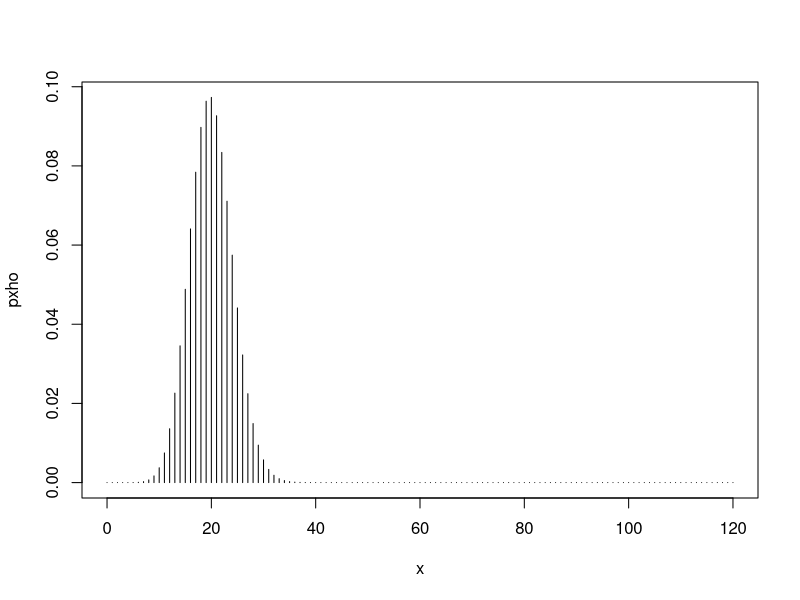
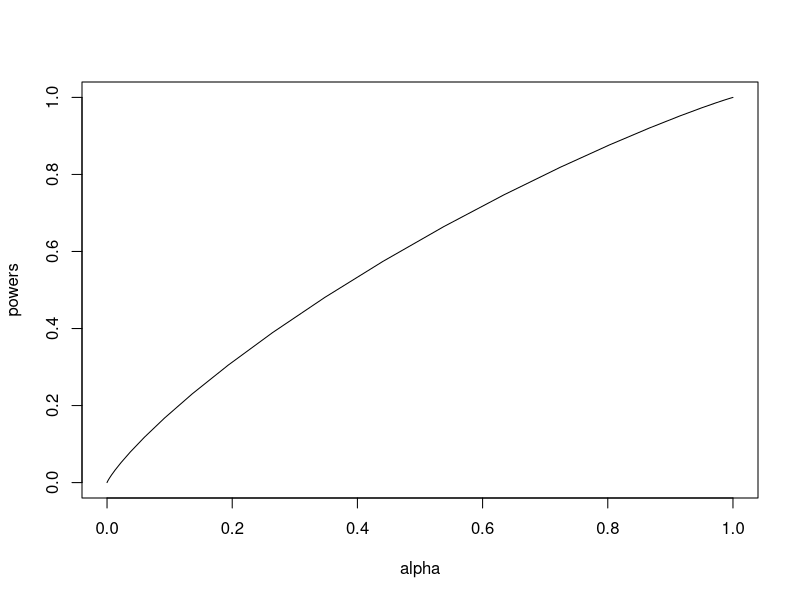
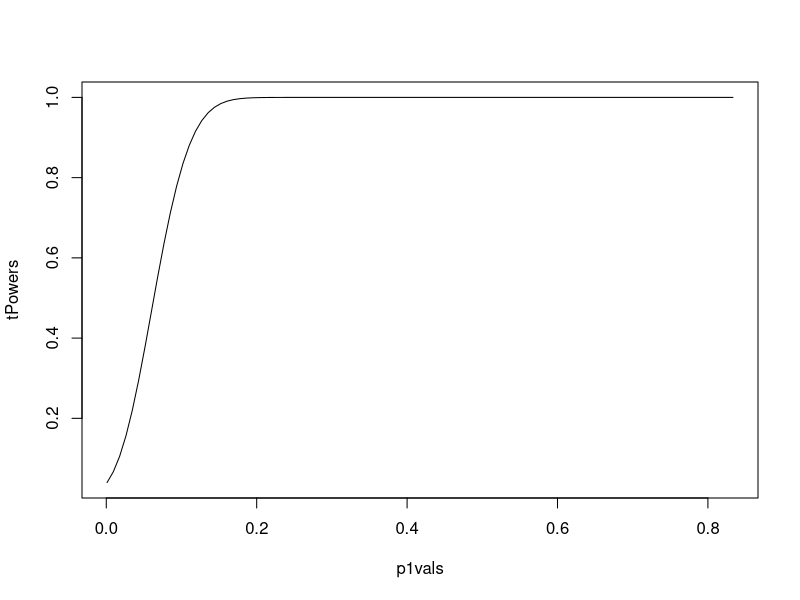
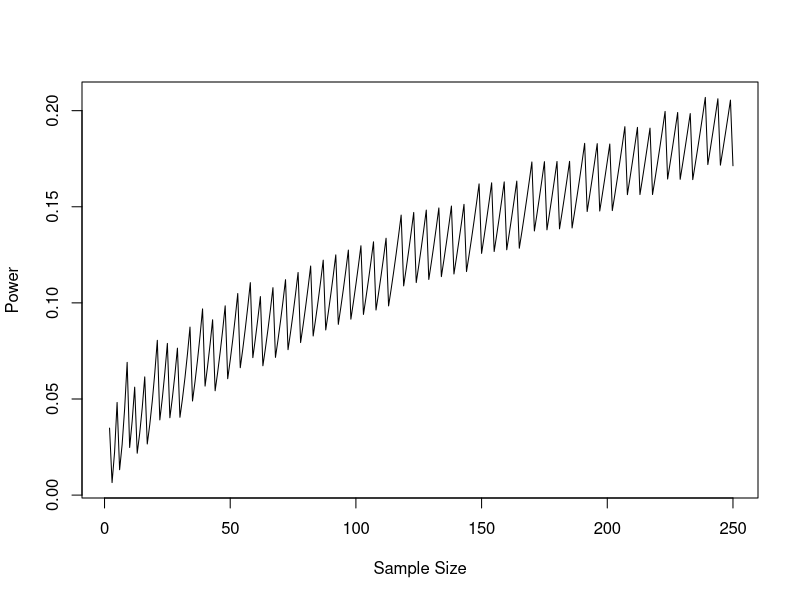

Here is the R script that generated these plots, in order:
#
# PRACTICAL 2-1:  Hypothesis Testing
# ---------------------------------
# 
# Today we look at the properties of a hypothesis test for the fairness of a die. We simulate
# 120 rolls of a die and use our data to compare two competing hypotheses: one in which the die
# is fair, and the other in which the die has a specific bias towards 6. In particular, we will 
# investigate the properties of the significance and the power of a hypothesis test.


# You will need the following skills from previous practicals:
#     *   Basic R skills with arithmetic, functions, etc
#     *   Manipulating and creating vectors: `seq`
#     *   Summarising data: `sum`
#     *   Repeating calculations over a vector using `sapply`
#     *   Plotting a scatterplot with `plot`, and a histogram with `hist`
# New R techniques:
#     *   Logical conditions and logical vectors, the `which` function
#     *   Subsetting elements of a vector using `[]`




# 1. A simple hypothesis test
# ==================================================================================
# 
# We will roll a die 120 times, and denote the number of times a 6 is rolled as X. Let p be 
# the probability of rolling a 6, with each roll of the die independent of the other rolls. 
# We will use X to evaluate two competing hypotheses:
# 
#    Null Hypothesis: H0: p = 1/6
#    Alternative Hypothesis: H1 : p = 1/6 + 0.02$
#   
# That is, under the null hypothesis, the probability of rolling 6 agrees with that from a fair die,
# and the alternative hypothesis corresponds to a die biased towards 6.
# 
# We will define our test in terms of X, the number of 6s rolled, and the goal will be to find a 
# 'good' critical value x* of X, such that, if X >= x*, we reject H0 in favour of H1. We will look
# at what 'good' means in terms of significance level and power of the test and will investigate the
# sort of experiment size required to get a good value of both as well as the behaviour of power as
# the bias changes.



# 2. Significance level
# ==================================================================================
# 
# The *significance level* of a test, alpha,  for a simple null hypothesis is the probability 
# of rejecting H0 when H0 is true. For any chosen x*, the significance level of this test is
# P[X >= x*], given H0.
# 
# Since the distribution for X, the number of 6s rolled, is binomial with probability p, we can
# use the binomial distribution to find P[X >= x] for any given value of x. We can use R's 
# built-in binomial probability function to find the significance level for any particular x*. 


# Exercise:
# ~~~~~~~~~~~~~
#  * First, create a vector of all of the possible numbers of 6's that could be rolled, in this
#    case the integers from 0 to 120. (Hint: use the `seq` function or the `:` operator). 
#    Save this to `X`.
#  * Next, calculate the probability of each outcome x under H0 by evaluating using the binomial
#    probability mass function with n = 120 and p = 1/6 via the following command:
#       pxho <- dbinom(X, size=120, p=1/6)
#  * Use `plot` to draw a plot of X horizontally against the corresponding probability value 
#    vertically. Use the optional argument `type='h'` to draw a vertical line graph.


x <- 0:120

pxho <- dbinom(x, size=120, p=1/6)
plot(x, pxho, type='h')














# ^^^^^^^^^^^^^^^^^^^^^^^^^^^^^^^^^^^^^^^^^^^^^^^^^^^^^^^^^^^^^^^^^^^^^^^^^^^^^^^^^^^^^^^^^^^^^^^
# ^ TECHNIQUE: 
# ^ 
# ^ A logical vector is a vector that only contains the logical values of TRUE and FALSE. In 
# ^ R, true values are designated with TRUE, and false values with FALSE.
# ^
# ^ We will rarely construct these vectors directly, logical vectors are created by using comparison
# ^ operators like < (less than), == (equals to), and != (not equal to) with numerical vectors.
# ^  
# ^    * `==` equal to
# ^    * `!=` not equal to
# ^    * `<` less than
# ^    * `<= less than or equal to
# ^    * `>` greater than 
# ^    * `>=` greater than or equal to
# ^    
# ^  For example
# ^  
# ^  values <- 1:10
# ^  values > 5
# ^  [1] FALSE FALSE FALSE FALSE FALSE  TRUE  TRUE  TRUE  TRUE  TRUE`
# ^  values ==4
# ^  [1] FALSE FALSE FALSE  TRUE FALSE FALSE FALSE FALSE FALSE FALSE`
# ^ 
# ^^^^^^^^^^^^^^^^^^^^^^^^^^^^^^^^^^^^^^^^^^^^^^^^^^^^^^^^^^^^^^^^^^^^^^^^^^^^^^^^^^^^^^^^^^^^^^^

# ^^^^^^^^^^^^^^^^^^^^^^^^^^^^^^^^^^^^^^^^^^^^^^^^^^^^^^^^^^^^^^^^^^^^^^^^^^^^^^^^^^^^^^^^^^^^^^^
# ^ TECHNIQUE: 
# ^ 
# ^  To extract a single value or subset of values from a vector, we use the syntax:
# ^  a[index]
# ^  where a is the vector, and index is a vector of index values.
# ^  
# ^  values <- c(28, 67, 90, 23, 35, 16, 31, 69, 76, 83)
# ^  values[1]
# ^  [1] 28
# ^  
# ^  If we want multiple values from the vector, we can supply a vector of indices:
# ^  
# ^  values[5:8]
# ^  [1] 35 16 31 69
# ^  
# ^  values[c(1,3,9)]
# ^  [1] 28 90 76
# ^  
# ^  We can also combine this idea of indexing with the idea of logical vectors introduced above. 
# ^  For instance, to extract only the values greater than 50:
# ^  
# ^  values[values>50]
# ^  [1] 67 90 69 76 83
# ^  
# ^^^^^^^^^^^^^^^^^^^^^^^^^^^^^^^^^^^^^^^^^^^^^^^^^^^^^^^^^^^^^^^^^^^^^^^^^^^^^^^^^^^^^^^^^^^^^^^

# Suppose we wanted to set the critical value x* for our test to be $X=20$, and we would reject 
# the null hypothesis if we observed more 6s. This corresponds to the expected number of 6s in 
# 120 rolls of the dice, and so we would reject if we observed more 6s than were expected.

#
# Exercise:
# ~~~~~~~~~~~~~
#  * Create a logical vector of `TRUE` and `FALSE` values corresponding to the statement  X >= 20
#  * Hence, use the subsetting technique to select the entries of `pxho` for every X >= 20.
#  * Add all of these selected values together using `sum`

reject <- x[x>=20]

sum(pxho[reject])
















# What we have just calculated is the significance level for a test which rejects H0 for X >= 20. 
# Clearly, the significance value is quite high - and rather higher than the usual 5% or 1% values
# we're used to. However, we can always raise the value of x* which will lower the significance 
# probability.

#
# Exercise:
# ~~~~~~~~~~~~~
#  * Use `sapply` and a custom function which uses the code written above, evaluate the significance
#    level for all 121 values of X in the vector `X`.
#  * Save your results to a vector called `alpha`.


sigcalc <- function(y){
  reject <- x[x>=y]
  sum(pxho[reject])
}
sigcalc(20)

alpha<-sapply(x, sigcalc)












# ^^^^^^^^^^^^^^^^^^^^^^^^^^^^^^^^^^^^^^^^^^^^^^^^^^^^^^^^^^^^^^^^^^^^^^^^^^^^^^^^^^^^^^^^^^^^^^^
# ^ TECHNIQUE: 
# ^ 
# ^ Given a logical vector, we may be interested in finding the indices of the vector which are 
# ^ `TRUE`. To do this we apply the `which` function:
# ^  
# ^ which(values>50)
# ^ [1]  2  3  8  9 10
# ^ 
# ^ which((1:12)%%2 == 0) # which of the integers 1 to 12 are even?
# ^ [1]  2  4  6  8 10 12
# ^  
# ^^^^^^^^^^^^^^^^^^^^^^^^^^^^^^^^^^^^^^^^^^^^^^^^^^^^^^^^^^^^^^^^^^^^^^^^^^^^^^^^^^^^^^^^^^^^^^^

# Perhaps the most popular choice of significance level is 0.05. We can use the `which` function
# to find out which values of alpha are less than or equal to 0.05 by typing
#
# which(alpha <= 0.05)
# 
# This returns the indices of the vector for which this logical condition is `TRUE`. The first value
# returned therefore corresponds to the index of the smallest value of x* and the highest significance
# level which is acceptable.


#
# Exercise:
# ~~~~~~~~~~~~~
#    * Evaluate `which(alpha <=0.05)`
#    * What is the index of the first value which satisfies this condition? 
#    * Extract the corresponding elements of `X` and `alpha` to find the values of x* and alpha 
#      for this approximate 5% test.


satisfies <- which(alpha <= 0.05)

answer <- c(satisfies[1], alpha[satisfies[1]])










# 3. Power
# ==================================================================================
#
# 
# For simple hypotheses, the power of a test is the probability of rejecting H0 when H1 is true. To
# work out the power of a test for a given significance level, we first select x* appropriate to the 
# chosen significance level and then compute P[X >= x* | H1], the probability under H1 that
# we fall in the rejection region for our test and thus reject H0.


#
# Exercise:
# ~~~~~~~~~~~~~
#  * Using the value of p specified in the alternative hypothesis, evaluate the probability of every
#    outcome X under H1 using the binomial probability mass function. 
#  * Use `sapply` to compute a vector of power values in the same way we computed the vector of 
#    significances. Call this vector `powers`.

pxh1 <- dbinom(x, size=120, p=1/6+0.02)

#power = prob(reject H0, when H1 true)
powcalc <- function(y){
  sum(pxh1[x>=y])
}
powcalc(29)

powers <- sapply(x, powcalc)
powers[29]












# If you have done this correctly, you should find that the power for x* = 28 is `0.1177323` which 
# you can verify by returning the value of powers[29].
# 
# So, the price we have paid for having such a low probability of rejecting H0 when it is true 
# (i.e. such a low significance level) is a low probability of rejecting H0 when H1 is true (i.e. 
# a low power). We can see that there is a tradeoff between significance and power by plotting the
# two against each other.

#
# Exercise:
# ~~~~~~~~~~~~~
#  * Use `plot` to plot the significance values (`alpha`) horizontally against the power values
#    (`powers`) vertically. Use `type='l'` to join the values with lines.

plot(alpha, powers, type='l')














# For a given significance level, as we increase the sample size we will also increase the power of the test since extra data will provide more evidence for the test. There are two interesting questions raised by this initial exploration:
# 
#    1. how does the power change as the alternative hypothesis changes, and 
#    2. how large does the sample size have to be to get a large power with a low significance. 
#     


# 3.1 The Power Function
# ----------------------------------------------------------------------------------

# Remembering that the significance level depends only on the null hypothesis, we can always choose 
# x* = 28 to get a significance of less than 0.05. However, as we change the alternative hypothesis,
# the power of this test will change. The more extreme our alternative in comparison to the null 
# hypothesis, the easier it should be to detect a difference between them and decide whether to reject
# or not.
# 
# We can look at what the power will be for all possible alternative hypotheses, by computing the 
# power function. Suppose our alternative hypothesis is now
# 
# H1 : p=1/6 + a,       for a in (0, 5/6].

#
# Exercise:
# ~~~~~~~~~~~~~
#  * Write a function called `powerFun`, with argument `a`, that computes the power of the hypothesis
#    test for our critical value of x*=28, i.e. a significance level of 0.037.


powerFun <- function(a){
  pxh1<-dbinom(x, size=120, prob=1/6+a)
  powers<-sapply(x, function(xstar) {sum(pxh1[x>=xstar])})
  return(powers[29])
  }










#
# Exercise:
# ~~~~~~~~~~~~~
#  * Create a sequence of 100 possible values for p under the alternative hypothesis. 
#    Hint: create a `seq`uence `from` 0, to `to` 5/6, and of `length` 100. Save this vector 
#          as `p1vals`.
#  * Use `sapply` to apply your power function to every value in `p1vals`. Call the result `tPowers`.
#  * Plot `tPowers` against `p1vals` as a line. Interpret the curve you see.


p1vals<-seq(0.001,5/6, length=100)
tPowers<-sapply(p1vals, powerFun)

plot(p1vals, tPowers, type='l')










# 3.2 Variable Sample Size
# ----------------------------------------------------------------------------------

# We have seen how the power of the test changes as the bias in the alternative hypothesis
# changes. The other important question is how big a sample size is required to get a large power
# for the same significance.
# 
# Suppose we use our original hypotheses H0 and H1. We are now going to combine all of the steps
# taken in the previous sections in order to compute the power for different sample sizes.


#
# Exercise:
# ~~~~~~~~~~~~~
#
#  * Write a function that takes `n`, the number of die rolls, as an argument, and that finds 
#    the smallest x* such that the significance level is not greater than 0.05, then uses that x*
#    to compute the power of the test with respect to the null hypothesis H1.
#    Call this function `powerFun2`.
#  * Hint: First, for given n you must calculate x* using the null hypothesis.
#          Then, you must compute the power for this value of x*.

powerFun2<-function(n){
  x<-0:n
  pxh0 <- dbinom(x, size=n, p=1/6)
  pxh1 <- dbinom(x, size=n, p=1/6+0.02)
  alpha<-sapply(x, function(xstar){sum(pxh0[x>=xstar])})
  powers<-sapply(x,function(xstar){sum(pxh1[x>=xstar])})
  cut_x<-which(alpha<=0.05)[1]
  p<-powers[cut_x]
  return(p)
}











#
# Exercise:
# ~~~~~~~~~~~~~
#
#  * For a range of sample sizes n from 1 up to 250, evaluate the power function and save the
#    results as `power_vec`.
#  * Plot the power values `power_vec` against the sample sizes n.


sample_size<-1:250
power_vec<-sapply(sample_size, powerFun2)
plot(sample_size, power_vec,type='l', xlab='Sample Size', ylab='Power')












# 3.3 Further exercises
# ----------------------------------------------------------------------------------
#
# The remaining exercises will require some careful thought and fair bit of R to answer.
# Attempt them if you have time: 

#
# Exercise:
# ~~~~~~~~~~~~~
#
# * By trial and error, find the smallest `n` such that the significance level is not 
#   greater than 0.05 and the power is >= 0.9. Call this value `nstar`. 
#
#   Warning: Don't try values of n bigger than around 5000 as these could take a long time to compute.
































#
# Exercise:
# ~~~~~~~~~~~~~
#
#  * For n = nstar calculate x* using the first few lines of your function.

















#
# Exercise:
# ~~~~~~~~~~~~~
#  * Generate `nstar` rolls from the die biased in the way described under H1. Count the
#    number of 6s in the experiment.














#
# Exercise:
# ~~~~~~~~~~~~~
#  * Based on the results of your simulation, would you reject H0?
#  * Suppose the class has 20 people in it. If everyone completes the practical, how many 
#    would you expect to reject H0 based on their own simulations and this test?









